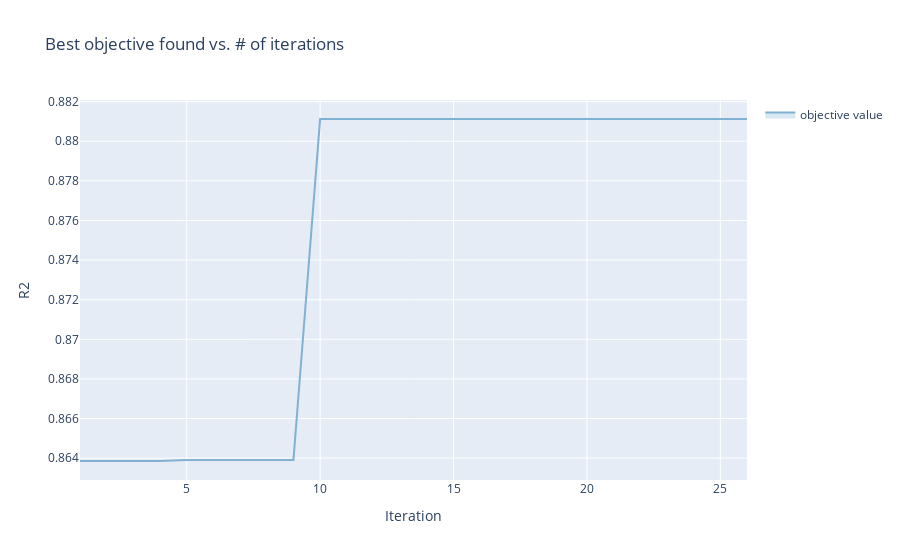

The notebook cell saved with this chart:
### Code cell
render(
    ax_client.get_optimization_trace()
)

### Figure 1 — Plotly figure (JSON) as saved in the notebook; plotly's stock layout.template omitted (floating-point values rounded to 4 significant figures)
{"data": [{"hoverinfo": "none", "legendgroup": "", "line": {"width": 0}, "mode": "lines", "showlegend": false, "type": "scatter", "x": [1, 2, 3, 4, 5, 6, 7, 8, 9, 10, 11, 12, 13, 14, 15, 16, 17, 18, 19, 20, 21, 22, 23, 24, 25, 26], "y": [0.8639, 0.8639, 0.8639, 0.8639, 0.8639, 0.8639, 0.8639, 0.8639, 0.8639, 0.8811, 0.8811, 0.8811, 0.8811, 0.8811, 0.8811, 0.8811, 0.8811, 0.8811, 0.8811, 0.8811, 0.8811, 0.8811, 0.8811, 0.8811, 0.8811, 0.8811]}, {"fill": "tonexty", "fillcolor": "rgba(128,177,211,0.3)", "legendgroup": "objective value", "line": {"color": "rgba(128,177,211,1)"}, "mode": "lines", "name": "objective value", "text": ["<br><em>Parameterization:</em><br>lr: 0.01<br>patience: 10<br>dropout_rate: 0.2<br>hidden_sizes: [2048, 1024, 512]", "<br><em>Parameterization:</em><br>lr: 0.012950751552555506<br>patience: 12<br>dropout_rate: 0.26874202013015747<br>hidden_sizes: [2048, 1024, 512, 256]", "<br><em>Parameterization:</em><br>lr: 2.632349919647434e-05<br>patience: 17<br>dropout_rate: 0.20617768432013692<br>hidden_sizes: [1024, 512, 256]", "<br><em>Parameterization:</em><br>lr: 0.0006297740669122511<br>patience: 6<br>dropout_rate: 0.4387540496326983<br>hidden_sizes: [1024, 512, 256]", "<br><em>Parameterization:</em><br>lr: 0.15651045943828118<br>patience: 15<br>dropout_rate: 0.012537062941119075<br>hidden_sizes: [2048, 1024, 512]", "<br><em>Parameterization:</em><br>lr: 0.8658970908220286<br>patience: 7<br>dropout_rate: 0.18694534157402815<br>hidden_sizes: [2048, 1024, 512]", "<br><em>Parameterization:</em><br>lr: 0.002022822009297295<br>patience: 14<br>dropout_rate: 0.37201378908008337<br>hidden_sizes: [4096, 2048, 1024, 512]", "<br><em>Parameterization:</em><br>lr: 0.0001742222303002381<br>patience: 9<br>dropout_rate: 0.12362213772721588<br>hidden_sizes: [2048, 1024, 512]", "<br><em>Parameterization:</em><br>lr: 0.03482089863646024<br>patience: 20<br>dropout_rate: 0.42737980145961046<br>hidden_sizes: [2048, 2048, 1024]", "<br><em>Parameterization:</em><br>lr: 0.019199806049574764<br>patience: 16<br>dropout_rate: 0.04055798755135649<br>hidden_sizes: [2048, 1024, 512]", "<br><em>Parameterization:</em><br>lr: 0.05697473832424373<br>patience: 18<br>dropout_rate: 0.01<br>hidden_sizes: [4096, 2048, 1024, 512]", "<br><em>Parameterization:</em><br>lr: 0.03103819504449517<br>patience: 16<br>dropout_rate: 0.5<br>hidden_sizes: [2048, 1024, 512]", "<br><em>Parameterization:</em><br>lr: 0.012671706301724095<br>patience: 13<br>dropout_rate: 0.01<br>hidden_sizes: [2048, 1024, 512]", "<br><em>Parameterization:</em><br>lr: 0.01776946693699269<br>patience: 15<br>dropout_rate: 0.01<br>hidden_sizes: [2048, 1024, 512]", "<br><em>Parameterization:</em><br>lr: 0.05480361187350918<br>patience: 17<br>dropout_rate: 0.02833853371188249<br>hidden_sizes: [2048, 1024, 512]", "<br><em>Parameterization:</em><br>lr: 0.035233050358293896<br>patience: 16<br>dropout_rate: 0.13545664394196322<br>hidden_sizes: [4096, 2048, 1024, 512]", "<br><em>Parameterization:</em><br>lr: 0.04026889983078018<br>patience: 16<br>dropout_rate: 0.01<br>hidden_sizes: [2048, 1024, 512]", "<br><em>Parameterization:</em><br>lr: 0.01605040633247826<br>patience: 17<br>dropout_rate: 0.055738721925408255<br>hidden_sizes: [2048, 1024, 512]", "<br><em>Parameterization:</em><br>lr: 0.03036705908913311<br>patience: 16<br>dropout_rate: 0.06252715110257114<br>hidden_sizes: [2048, 1024, 512]", "<br><em>Parameterization:</em><br>lr: 0.016758939333829336<br>patience: 16<br>dropout_rate: 0.1694050703111792<br>hidden_sizes: [2048, 1024, 512]", "<br><em>Parameterization:</em><br>lr: 0.007222241509141094<br>patience: 16<br>dropout_rate: 0.05596165784618879<br>hidden_sizes: [2048, 1024, 512]", "<br><em>Parameterization:</em><br>lr: 0.017385442019455452<br>patience: 17<br>dropout_rate: 0.060357727875367015<br>hidden_sizes: [2048, 2048, 1024]", "<br><em>Parameterization:</em><br>lr: 0.014504098604202223<br>patience: 17<br>dropout_rate: 0.01174632164871835<br>hidden_sizes: [2048, 1024, 512]", "<br><em>Parameterization:</em><br>lr: 0.0233359651920427<br>patience: 16<br>dropout_rate: 0.03958167219006906<br>hidden_sizes: [2048, 1024, 512, 256]", "<br><em>Parameterization:</em><br>lr: 0.02899216004606006<br>patience: 16<br>dropout_rate: 0.1902722551692407<br>hidden_sizes: [2048, 2048, 1024]", "<br><em>Parameterization:</em><br>lr: 0.0162931245528486<br>patience: 16<br>dropout_rate: 0.06119492549628707<br>hidden_sizes: [2048, 1024, 512]"], "type": "scatter", "x": [1, 2, 3, 4, 5, 6, 7, 8, 9, 10, 11, 12, 13, 14, 15, 16, 17, 18, 19, 20, 21, 22, 23, 24, 25, 26], "y": [0.8639, 0.8639, 0.8639, 0.8639, 0.8639, 0.8639, 0.8639, 0.8639, 0.8639, 0.8811, 0.8811, 0.8811, 0.8811, 0.8811, 0.8811, 0.8811, 0.8811, 0.8811, 0.8811, 0.8811, 0.8811, 0.8811, 0.8811, 0.8811, 0.8811, 0.8811]}, {"fill": "tonexty", "fillcolor": "rgba(128,177,211,0.3)", "hoverinfo": "none", "legendgroup": "", "line": {"width": 0}, "mode": "lines", "showlegend": false, "type": "scatter", "x": [1, 2, 3, 4, 5, 6, 7, 8, 9, 10, 11, 12, 13, 14, 15, 16, 17, 18, 19, 20, 21, 22, 23, 24, 25, 26], "y": [0.8639, 0.8639, 0.8639, 0.8639, 0.8639, 0.8639, 0.8639, 0.8639, 0.8639, 0.8811, 0.8811, 0.8811, 0.8811, 0.8811, 0.8811, 0.8811, 0.8811, 0.8811, 0.8811, 0.8811, 0.8811, 0.8811, 0.8811, 0.8811, 0.8811, 0.8811]}], "layout": {"showlegend": true, "title": {"text": "Best objective found vs. # of iterations"}, "xaxis": {"title": {"text": "Iteration"}}, "yaxis": {"title": {"text": "R2"}}}}
